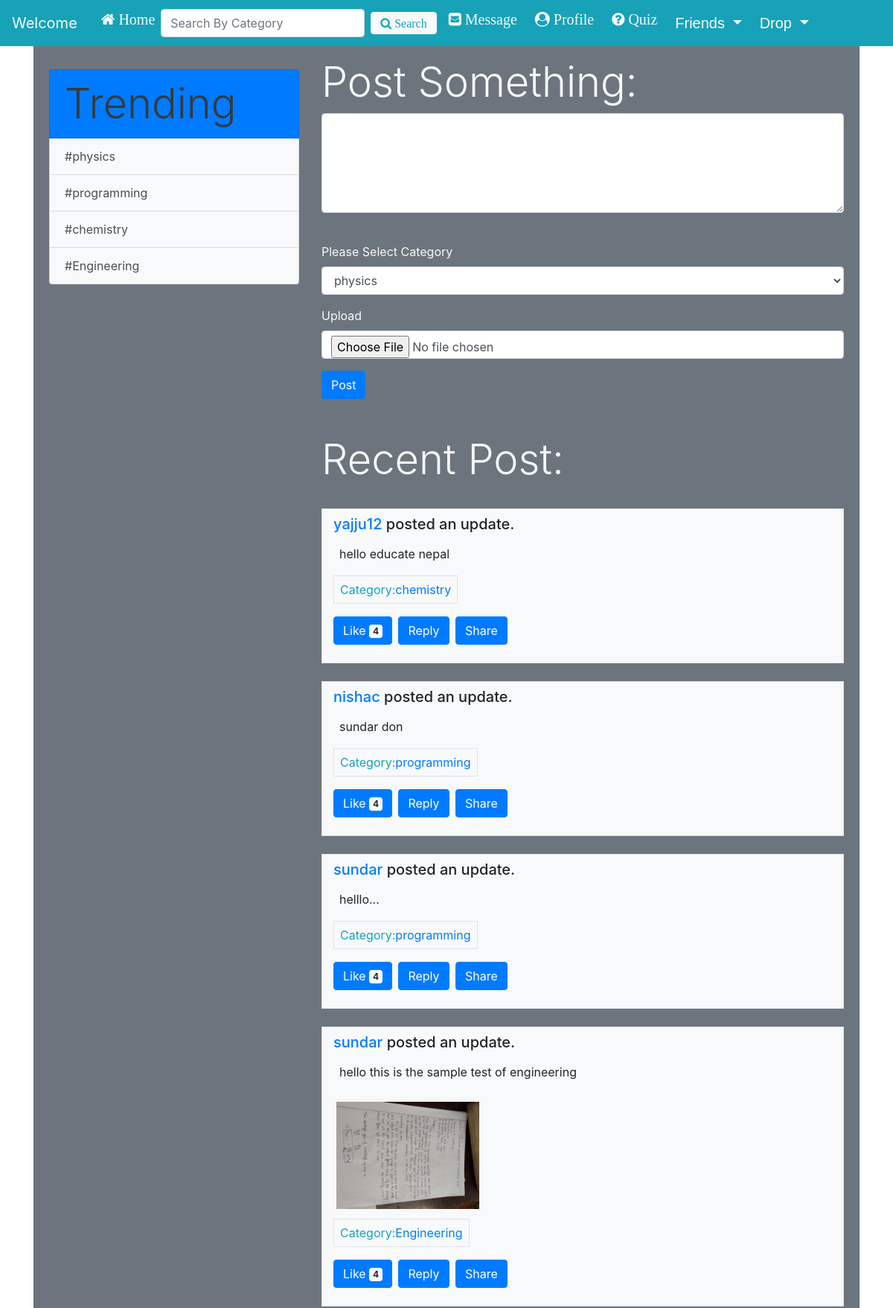
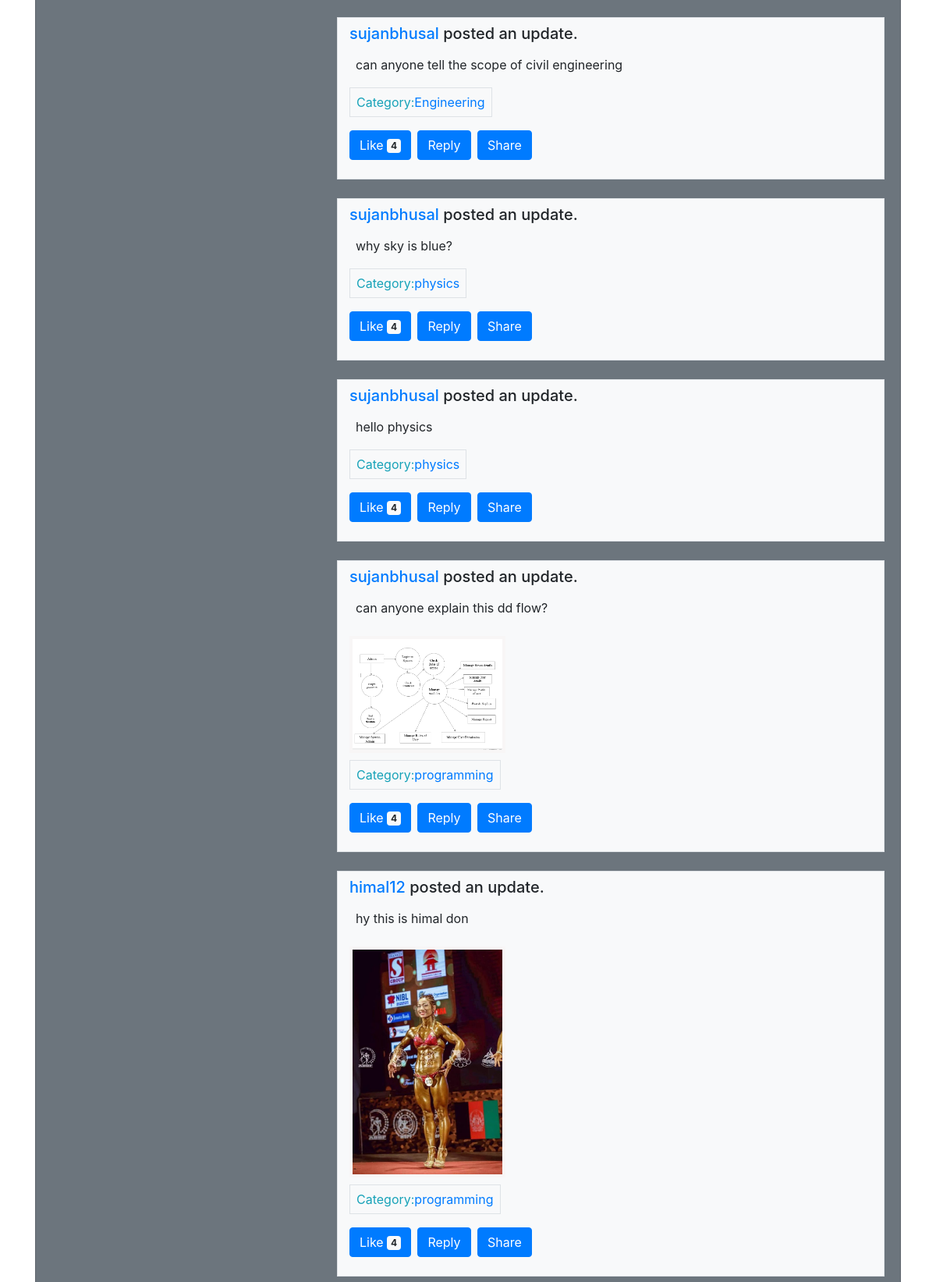
Screenshot of /entry.php (signed in, upper part) with the database file from the repository (2 pictures, top to bottom).
### tables this page shows
CREATE TABLE `registration` (
  `userid` int(11) NOT NULL,
  `username` varchar(50) NOT NULL,
  `email` varchar(50) NOT NULL,
  `password` varchar(40) NOT NULL,
  `dob` date NOT NULL,
  `gender` varchar(10) NOT NULL,
  `image` varchar(30) DEFAULT NULL
);

CREATE TABLE `post` (
  `postid` int(11) NOT NULL,
  `username` varchar(255) NOT NULL,
  `post` longtext NOT NULL,
  `postdate` timestamp NOT NULL DEFAULT CURRENT_TIMESTAMP ON UPDATE CURRENT_TIMESTAMP,
  `image` varchar(255) DEFAULT NULL,
  `catidfk` int(11) NOT NULL
);

CREATE TABLE `category` (
  `catid` int(11) NOT NULL,
  `catname` varchar(100) NOT NULL
);

### entry.php (the view, shortened to what this page needs)
<html lang="en">
  <head>
    <link rel="stylesheet" href="https://stackpath.bootstrapcdn.com/bootstrap/4.4.1/css/bootstrap.min.css">
    <link href="https://stackpath.bootstrapcdn.com/font-awesome/4.7.0/css/font-awesome.min.css" rel="stylesheet">
    <link rel="stylesheet" type="text/css" href="custom.css">
  </head>
  <body>
<?php
include 'connection.php';
?>
 <nav class="navbar navbar-expand-md navbar-light bg-info fixed-top">
   <a class="navbar-brand text-light">Welcome</a>
  <div class="collapse navbar-collapse" id="mymenu">
    <ul class="navbar-nav ml-2">
      <li class="nav-item active abc" >
        <a class="nav-link text-light" href="entry.php"><i class="fa fa-home"> Home</i></a>
      </li>
    <form class="form-inline  my-lg-0 ml-0">
      <input class="form-control mr-sm-2" type="search" placeholder="Search By Category" aria-label="Search">
      <button class="btn btn-light my-2 my-sm-0" type="submit"><i class="fa fa-search text-info"> Search</i></button>
    </form>
        <li class="nav-item ml-2 abc">
        <a class="nav-link text-light" href="chat.php"><i class="fa fa-envelope-square"> Message</i></a>
      </li>
          <li class="nav-item ml-2 abc">
        <a class="nav-link text-light " href="profile.php"><i class="fa fa-user-circle"> Profile</i></a>
      </li>
      <li class="nav-item ml-2 abc">
        <a class="nav-link text-light" href="#contact"><i class="fa fa-question-circle"> Quiz</i> </a>
      </li>
       <li class="nav-item dropdown ml-2 mt-0 abc">
        <a class="nav-link dropdown-toggle text-light" href="#" id="navbarDropdown" role="button" data-toggle="dropdown" aria-haspopup="true" aria-expanded="false">
          Friends
        </a>
         </li>
    <li class="nav-item dropdown ml-2 abc mt-0">
        <a class="nav-link dropdown-toggle text-light" href="#" id="navbarDropdown" role="button" data-toggle="dropdown" aria-haspopup="true" aria-expanded="false">
          Drop
        </a>
         </li>
         </ul>
  </div>
</nav><br><br>
    <div class="container" id="discussionboard">
    <div class="card mt-2 bg-secondary">
    <div class="card-body">
    <div class="row">
    <div class="col mt-3">
    <li class="list-group-item text-dark display-4 bg-primary">Trending</li>
    <?php
    $sql="SELECT catname FROM (SELECT catname,count(catidfk) as catcount from post join category on post.catidfk=category.catid GROUP BY catidfk) AS tbl1 where catcount>=2";
     $result=$conn->query($sql);
     while($row=mysqli_fetch_array($result))
     { ?>
    <a href="categorylike.php?category=<?php echo $row['catname']?>" class="list-group-item list-group-item-action bg-light">#<?php echo $row['catname'];?></a>
    <?php
  }
    ?>
   </div>
    <div class="col-md-8">
    <form action="checkpost.php" name="formpost" method="POST" onsubmit="return validatepost()" enctype="multipart/form-data">
  <div class="form-group text-light display-4">
  <label for="comment">Post Something:</label>
  <textarea class="form-control" rows="5" id="comment" name="posttext"></textarea></div>
     <div class="invalid-feedback text-warning" id="validate_post"  style="display: none;font-size:16px">Your post seems to be empty!</div><br>
  <div class="form-group text-light">
    <label for="category">Please Select Category</label>
    <select class="form-control" id="category" name="category">
      <?php
      $sql="SELECT * FROM category";
      $result=$conn->query($sql);
      $i=0;
      while($row=mysqli_fetch_array($result))
      {
        ?>
      <option   value="<?php echo $row['catid']; ?>"><?php echo $row['catname'];?></option>
    <?php $i++;}
        ?>
    </select>
  </div>
  <div class="form-group text-light">
    <label for="image">Upload</label>
    <input type="file" class="form-control" id="image" name="image">
    </div>
    <input type="submit" name="submit" value="Post" class="btn btn-primary">
  </form>
<h2 class="mt-5 display-4 text-light">Recent Post:</h2><br>
<?php
   $sql="SELECT * FROM registration Join post on registration.username=post.username JOIN category  ON post.catidfk=category.catid order by postid desc limit 10";
      $result=$conn->query($sql);
      while($row=mysqli_fetch_array($result))
      {
        if(is_null($row['image']))
          {?>
<div class="container bg-light border border-additive">
   <h5 class="mt-2"><a href="visitprofile.php?userid=<?php echo $row['userid']?>"><?php echo  $row['username'];?></a>&nbsp;posted an update.</h5>
  <p class="text-black text-justify p-2 "><?php echo $row['post'];?></p>
   <span class="text-info border border-additive p-2">Category:<a href="searchresult.php?category=<?php echo $row['catname']?>"><?php echo $row['catname'];?></a></span><br><br>
   <a href="like.php?postid=<?php echo $row['postid'];?>"><button type="button" class="btn btn-primary mr-1">Like <span class="badge badge-light">4</span></button></a>
   <a href="reply.php?postid=<?php echo $row['postid'];?>"><button type="button" class="btn btn-primary mr-1">Reply</button></a>
  <a href="share.php?postid=<?php echo $row['postid'];?>"><button type="button" class="btn btn-primary mr-1">Share</button></a>
  <br><br>
</div><br>
     <?php
        }
        else
        {?>
          <div class="container bg-light border border-additive">
     <h5 class="mt-2"><a href="visitprofile.php?userid=<?php echo $row['userid']?>"><?php echo  $row['username'];?></a>&nbsp;posted an update.</h5>
     <p class="text-black  text-justify p-2"><?php echo $row['post'];?></p>
    <figure class="figure">
    <img src="post/<?php echo $row['image']?>" class="img-fluid" width="200" height="200" style="border:4px solid #F8F6F6">
    </figure><br>
     <span class="text-info border border-additive p-2">Category:<a href="searchresult.php?category=<?php echo $row['catname']?>"><?php echo $row['catname'];?></a></span><br><br>
       <a href="like.php?postid=<?php echo $row['postid'];?>"><button type="button" class="btn btn-primary mr-1">Like <span class="badge badge-light">4</span></button></a>
   <a href="reply.php?postid=<?php echo $row['postid'];?>"><button type="button" class="btn btn-primary mr-1">Reply</button></a>
  <a href="share.php?postid=<?php echo $row['postid'];?>"><button type="button" class="btn btn-primary mr-1">Share</button></a>
  <br><br>
</div><br>
    <?php }
      }
      ?>
 </div>
  </div>
</div>
</div>
</div><br><br><br>
  </body>
  </html>

### custom.css (style rules this page uses)
.abc { font-family:sans-serif;font-size:20px; }

### rows the page displays
registration: post.username "yajju12", post.post "hello educate nepal", category.catname "chemistry"
registration: post.username "nishac", post.post "sundar don", category.catname "programming"
registration: post.username "sundar", post.post "helllo...", category.catname "programming", post.post "hello this is the sample test of engineering", post.image (picture), category.catname "Engineering"
registration: post.username "sujanbhusal", post.post "can anyone tell the scope of civil engineering", category.catname "Engineering", post.post "why sky is blue?", category.catname "physics", post.post "hello physics", post.post "can anyone explain this dd flow?", post.image (picture), category.catname "programming"
registration: post.username "himal12", post.post "hy this is himal don", post.image (picture), category.catname "programming"

### other values shown
$row['catname'] "physics"
$row['catname'] "programming"
$row['catname'] "chemistry"
$row['catname'] "Engineering"
form field category "physics"
